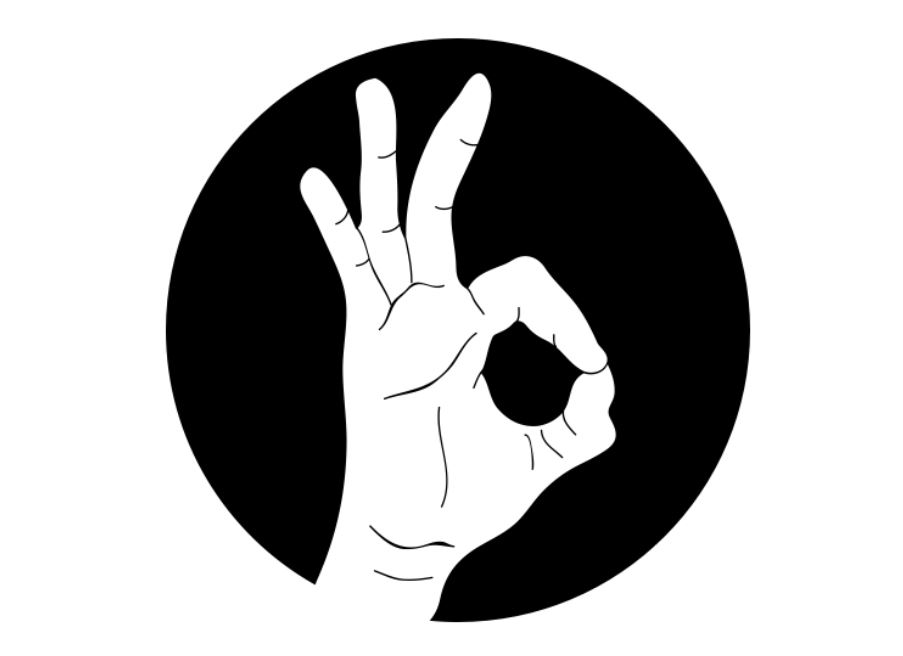
#> input picture SignBuzz/SignBuzz.iOS/Resources/Capture.JPG, 903 x 656 px
$ python -i __init__.py   (imports and definitions only)
#> lines starting #> are read from the running program, lines starting #| are printed output that depends on the picture; after the words box and inside, x2 and y2 are one past the last pixel; in counts of white or black regions, pixels touching at a corner belong together
#> further down, picture is the input picture: shape (656, 903, 3); min 0, max 255, mean 175.5
import logging

import azure.functions as func

import cv2
import numpy as np
import math
import json
import base64

# [55 lines left out: functions main, classifySkintypeBytesImg, not called in this run]


def switchBR(img):
  r,g,b = cv2.split(img)
  return cv2.merge((b,g,r))

def switchBRvals(vals):
  return (vals[2], vals[1], vals[0])

def createSolidColorImg(colorComponents, width=16, height=16):
  img = np.zeros((width, height, 3), np.uint8)
  img[:,:] = (colorComponents[0], colorComponents[1], colorComponents[2])
  return img


lower4 = [0, 15, 0]; upper4 = [17, 170, 255] # Source: https://github.com/CHEREF-Mehdi/SkinDetection
lower_HSV_values = np.array(lower4, dtype = "uint8")
upper_HSV_values = np.array(upper4, dtype = "uint8")

lower_YCrCb_values = np.array([0, 135, 85], dtype="uint8")
upper_YCrCb_values = np.array([255,180,135], dtype="uint8")

lower_HSV_background_values1 = np.array([0, 0, 150], dtype = "uint8")
upper_HSV_background_values1 = np.array([255, 20, 255], dtype = "uint8")

lower_HSV_background_values2 = np.array([0, 0, 200])
upper_HSV_background_values2 = np.array([255, 50, 255])

# ITA definition and classification according to https://www.ncbi.nlm.nih.gov/pubmed/24098899
def classifySkintypeITA(ita):
    if (ita < -30):
        return 6
    elif -30 <= ita < 10:
        return 5
    elif 10 <= ita < 28:
        return 4
    elif 28 <= ita < 41:
        return 3
    elif 41 <= ita < 55:
        return 2
    elif 55 <= ita:
        return 1


def RGBtoLABvals(RGBvals):
    img = createSolidColorImg(RGBvals)
    labVals = cv2.cvtColor(switchBR(img), cv2.COLOR_BGR2LAB)[0, 0]
    return labVals


def convertColorspaceVals(vals, cvConstant):
    img = createSolidColorImg(vals)
    convertedVals = cv2.cvtColor(img, cvConstant)[0, 0]
    return convertedVals


def normalizeLabVals(labVals, roundVals=False):
    L, a, b = labVals
    L = L * 100.0 / 255
    a = (a - 128) * 100.0 / 128
    b = (b - 128) * 100.0 / 128

    if (roundVals):
        L, a, b = round(L), round(a), round(b)

    return (L, a, b)


def calcITA(vals, RGBnotLAB=False, normalizedLAB=True):
    labVals = None
    if (RGBnotLAB):
        labVals = normalizeLabVals(RGBtoLABvals(vals))
    else:
        if normalizedLAB:
            labVals = vals
        else:
            labVals = normalizeLabVals(vals)
    return math.degrees(math.atan2(labVals[0] - 50, labVals[2]))


def classifySkintypeLAB(labVals):
    ita = calcITA(labVals)
    return classifySkintypeITA(ita)


def classifySkintypeRGB(RGBvals):
    ita = calcITA(RGBvals, RGBnotLAB=True)
    return classifySkintypeITA(ita)


def adjustColorToBackgroundLighting(colorBGR, meanBackgroundColorHSV):
    meanColorHSV = convertColorspaceVals(colorBGR, cv2.COLOR_BGR2HSV)

    # adjustedValue =  meanColorHSV[2] + 255 - meanBackgroundColorHSV[2]
    # adjustedValue = round(meanColorHSV[2]*(1 + 2*(255-meanBackgroundColorHSV[2])/255.0))
    adjustedValue = 255 * (meanColorHSV[2] / meanBackgroundColorHSV[2])
    adjustedValue = np.clip(adjustedValue, 0, 255)
    adjustedMeanColorHSV = (meanColorHSV[0], meanColorHSV[1], adjustedValue)
    adjustedMeanColor = convertColorspaceVals(adjustedMeanColorHSV, cv2.COLOR_HSV2BGR)
    return adjustedMeanColor


def classifySkinTypeFromImg(img):
    # K-means quantization
    Z = img.reshape((-1, 3))
    Z = np.float32(Z)

    criteria = (cv2.TERM_CRITERIA_EPS + cv2.TERM_CRITERIA_MAX_ITER, 10, 1.0)
    K = 5
    ret, label, center = cv2.kmeans(Z, K, None, criteria, 10, cv2.KMEANS_RANDOM_CENTERS)
#> ret = 14612491.4; center = [[131.5, 131.5, 131.5], [64.03, 64.03, 64.03], [0.323, 0.323, 0.323], [255.6, 255.6, 255.6], [200.2, 200.2, 200.2]]

    center = np.uint8(center)
#> center = [[131, 131, 131], [64, 64, 64], [0, 0, 0], [255, 255, 255], [200, 200, 200]]
    res = center[label.flatten()]
    res2 = res.reshape((img.shape))

    # Colorspaces
    img_hsv = cv2.cvtColor(img, cv2.COLOR_BGR2HSV)
#> img_hsv: shape (656, 903, 3); mean H, S, V 0, 0, 175.5
    img_YCrCb = cv2.cvtColor(img, cv2.COLOR_BGR2YCrCb)
#> img_YCrCb: shape (656, 903, 3); mean of channels 0, 1, 2 175.5, 128, 128

    img = res2

    # Colorspaces
    img_hsv = cv2.cvtColor(img, cv2.COLOR_BGR2HSV)
#> img_hsv: shape (656, 903, 3); mean H, S, V 0, 0, 175.5
    img_YCrCb = cv2.cvtColor(img, cv2.COLOR_BGR2YCrCb)
#> img_YCrCb: shape (656, 903, 3); mean of channels 0, 1, 2 175.5, 128, 128

    # Masking
    mask_hsv = cv2.inRange(img_hsv, lower_HSV_values, upper_HSV_values)
#> mask_hsv: shape (656, 903); every value is 0
    mask_hsv = cv2.morphologyEx(mask_hsv, cv2.MORPH_OPEN, np.ones((3, 3), np.uint8))

    YCrCb_mask = cv2.inRange(img_YCrCb, lower_YCrCb_values, upper_YCrCb_values)
    YCrCb_mask = cv2.morphologyEx(YCrCb_mask, cv2.MORPH_OPEN, np.ones((3, 3), np.uint8))

    skinMask = cv2.bitwise_and(YCrCb_mask, mask_hsv)
    skinMask = cv2.morphologyEx(skinMask, cv2.MORPH_OPEN, np.ones((3, 3), np.uint8))
    skinMask = cv2.medianBlur(skinMask, 3)

    backgroundMask1 = cv2.inRange(img_hsv, lower_HSV_background_values1, upper_HSV_background_values1)
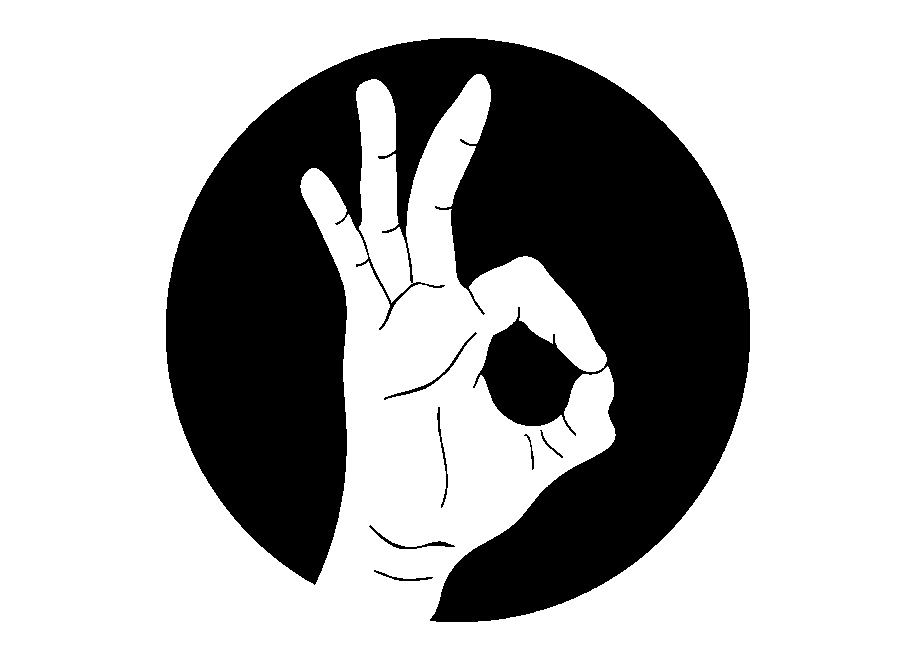
#> backgroundMask1: shape (656, 903); 68.6% white; 7 black regions, largest, box (x1, y1, x2, y2) and area: (166, 38, 750, 622) 185039, (384, 332, 477, 400) 315, (369, 525, 455, 549) 264
    backgroundMask1 = cv2.morphologyEx(backgroundMask1, cv2.MORPH_OPEN, np.ones((3, 3), np.uint8))
#> backgroundMask1: shape (656, 903); 68.6% white; 7 black regions, largest, box (x1, y1, x2, y2) and area: (166, 38, 750, 622) 185064, (384, 332, 477, 400) 315, (369, 525, 455, 549) 264
    backgroundMask2 = cv2.inRange(img_hsv, lower_HSV_background_values2, upper_HSV_background_values2)
    backgroundMask2 = cv2.morphologyEx(backgroundMask2, cv2.MORPH_OPEN, np.ones((3, 3), np.uint8))

    backgroundMask = cv2.bitwise_or(backgroundMask1, backgroundMask2)
    backgroundMask = cv2.medianBlur(backgroundMask, 3)
#> backgroundMask: shape (656, 903); 68.6% white; 11 black regions (2 under 20 px), largest, box (x1, y1, x2, y2) and area: (166, 38, 750, 622) 185011, (384, 333, 476, 400) 313, (370, 526, 454, 549) 261

    skinMask = cv2.bitwise_and(skinMask, cv2.bitwise_not(backgroundMask))

    # Color classification calculations
    meanColor = cv2.mean(img, skinMask)
#> meanColor = (0, 0, 0, 0)
    meanBackgroundColor = cv2.mean(img, backgroundMask)
#> meanBackgroundColor = (254.6, 254.6, 254.6, 0)

    # Probably should have used switchBRvals here but I don't want to change this now
    meanColorRGB = (round(meanColor[2], 1), round(meanColor[1], 1), round(meanColor[0], 1))
#> meanColorRGB = (0, 0, 0)
    meanBackgroundColorRGB = (
    round(meanBackgroundColor[2], 1), round(meanBackgroundColor[1], 1), round(meanBackgroundColor[0], 1))
#> meanBackgroundColorRGB = (254.6, 254.6, 254.6)

    meanColorHSV = convertColorspaceVals(meanColor, cv2.COLOR_BGR2HSV)
#> in convertColorspaceVals, `convertedVals = cv2.cvtColor(img, cvConstant)[0, 0]`: convertedVals = [0, 0, 0]
#> meanColorHSV = [0, 0, 0]
    meanBackgroundColorHSV = convertColorspaceVals(meanBackgroundColor, cv2.COLOR_BGR2HSV)
#> meanBackgroundColorHSV = [0, 0, 254]

    adjustedMeanColor = adjustColorToBackgroundLighting(meanColor, meanBackgroundColorHSV)
#> in adjustColorToBackgroundLighting, `meanColorHSV = convertColorspaceVals(colorBGR, cv2.COLOR_BGR2HSV)`: meanColorHSV = [0, 0, 0]
#> in adjustColorToBackgroundLighting, `adjustedValue = 255 * (meanColorHSV[2] / meanBackgroundColorHSV[2])`: adjustedValue = 0
#> in adjustColorToBackgroundLighting, `adjustedMeanColorHSV = (meanColorHSV[0], meanColorHSV[1], adjustedValue)`: adjustedMeanColorHSV = (0, 0, 0)
#> in adjustColorToBackgroundLighting, `adjustedMeanColor = convertColorspaceVals(adjustedMeanColorHSV, cv2.CO..`: adjustedMeanColor = [0, 0, 0]
#> adjustedMeanColor = [0, 0, 0]
    skintype = classifySkintypeRGB(switchBRvals(adjustedMeanColor))
#> in RGBtoLABvals, `labVals = cv2.cvtColor(switchBR(img), cv2.COLOR_BGR2LAB)[0, 0]`: labVals = [0, 128, 128]
#> in normalizeLabVals, `L, a, b = labVals`: L = 0; a = 128
#> in normalizeLabVals, `a = (a - 128) * 100.0 / 128`: a = 0
#> in calcITA, `labVals = normalizeLabVals(RGBtoLABvals(vals))`: labVals = (0, 0, 0)
#> in classifySkintypeRGB, `ita = calcITA(RGBvals, RGBnotLAB=True)`: ita = -90
#> skintype = 6

    return skintype, adjustedMeanColor

>>> import cv2
>>> picture = cv2.imread('../../../../../SignBuzz/SignBuzz.iOS/Resources/Capture.JPG')
>>> result = classifySkinTypeFromImg(picture)
#> result = (6, [0, 0, 0])
